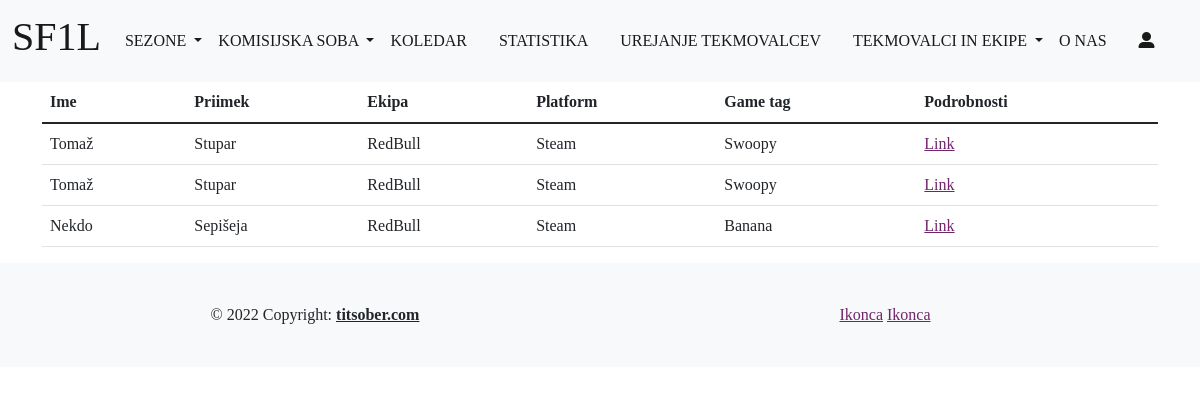
The page /admin/manage_players.php (signed in) on the database its author committed.
### tables this page shows
CREATE TABLE `driver` (
  `iddriver` int(11) NOT NULL,
  `ime` varchar(256) NOT NULL,
  `priimek` varchar(256) NOT NULL,
  `discord_username` varchar(256) NOT NULL,
  `platform` enum('PlayStation','Steam','Xbox','Origin','Epic') DEFAULT NULL,
  `front_photo` varchar(256) NOT NULL,
  `left_profile_photo` varchar(256) NOT NULL,
  `right_profile_photo` varchar(256) NOT NULL,
  `winner_photo` varchar(256) NOT NULL,
  `LT_photo` varchar(256) NOT NULL,
  `game_tag` varchar(256) NOT NULL,
  `steam_friend_code` varchar(256) DEFAULT NULL,
  `driver_status` enum('stalni','rezervni') NOT NULL,
  `date_of_birth` date NOT NULL,
  `equipment` enum('Logitech','Thrustmaster','Fanatec','Kontroler','Tipkovnica') DEFAULT NULL,
  `teams_idteams` int(11) DEFAULT NULL,
  `driver_number` int(2) DEFAULT NULL,
  `Gearbox` tinyint(1) DEFAULT 0,
  `ABS` tinyint(1) DEFAULT 0,
  `Traction_control` tinyint(1) DEFAULT 0,
  `Racing_line` tinyint(1) DEFAULT 0
);

CREATE TABLE `teams` (
  `idteams` int(11) NOT NULL,
  `name` varchar(256) NOT NULL,
  `logo` varchar(256) NOT NULL,
  `line` varchar(256) NOT NULL,
  `engine` varchar(256) NOT NULL,
  `primary_color` varchar(256) NOT NULL,
  `secondary_color` varchar(256) NOT NULL
);

### admin/manage_players.php (the view, shortened to what this page needs)
<?php
if(!empty($_SESSION['id'])){
?>
<?php
include('../backend/db_connect.php')
?>
<!DOCTYPE html>
<html lang="en">
<head>
    <link rel="stylesheet" href="../css/main.css">
    <link rel="stylesheet" href="../css/font.css">
</head>
<body>
<nav class="navbar navbar-expand-lg navbar-light bg-light">
  <div class="container-fluid">
    <a class="navbar-brand" href="#"><h1>SF1L</h1></a>
    <div class="collapse navbar-collapse" id="navbarNav">
      <ul class="navbar-nav">
        <li class="nav-item dropdown ">
          <a class="nav-link dropdown-toggle active" href="#" id="navbarDropdownMenuLink" role="button" data-bs-toggle="dropdown" aria-expanded="false">
           SEZONE
          </a>
        </li>
        <li class="nav-item dropdown ">
          <a class="nav-link dropdown-toggle active" href="#" id="navbarDropdownMenuLink" role="button" data-bs-toggle="dropdown" aria-expanded="false">
            KOMISIJSKA SOBA
          </a>
        </li>
        <li class="nav-item">
          <a class="nav-link active me-3" href="#">KOLEDAR</a>
        </li>
        <li class="nav-item">
          <a class="nav-link active me-3" href="#">STATISTIKA</a>
        </li>
        <li class="nav-item">
          <a class="nav-link active me-3" href="manage_players.php">UREJANJE TEKMOVALCEV</a>
        </li>
        <li class="nav-item dropdown ">
          <a class="nav-link dropdown-toggle active" href="manage_players.php" id="navbarDropdownMenuLink" role="button" data-bs-toggle="dropdown" aria-expanded="false">
            TEKMOVALCI IN EKIPE
          </a>
        </li>
        <li class="nav-item">
          <a class="nav-link active me-3" href="#">O NAS</a>
        </li>
        <li class="nav-item">
          <a class=" nav-link me-3 active" href="login.php" ><i class="fas fa-user-alt" aria-hidden="true"></i></a>
        </li>
      </ul>
    </div>
  </div>
</nav>
<div class="container ">
    <table class="table">
    <thead>
        <tr>
        <th scope="col">Ime</th>
        <th scope="col">Priimek</th>
        <th scope="col">Ekipa</th>
        <th scope="col">Platform</th>
        <th scope="col">Game tag</th>
        <th scope="col">Podrobnosti</th>
        </tr>
    </thead>
    <tbody class="drivers">
        <?php
            $sql = "SELECT d.ime ime, d.priimek priimek, d.platform platform, d.game_tag gtag, d.iddriver id, t.name as name FROM driver d, teams t WHERE d.teams_idteams = t.idteams";
            $result = mysqli_query($conn, $sql);
            if($result){
                while($row = mysqli_fetch_assoc($result)){
                    echo "<tr>";
                    echo "<td>".$row['ime']."</td>";
                    echo "<td>".$row['priimek']."</td>";
                    echo "<td>".$row['name']."</td>";
                    echo "<td>".$row['platform']."</td>";
                    echo "<td>".$row['gtag']."</td>";
                    echo "<td><a target='_blank' href='player.php?id=".$row['id']."'>Link</a></td>";
                    echo "</tr>";
                }
            }
        ?>
    </tbody>
    </table>
</div>
<footer id="footer" class="mt-auto py-3 footer bg-light">
    <div class="container">
        <div class="row">
            <div class="col">
                <div class="text-center p-4">
    © 2022 Copyright:
    <a class="text-reset fw-bold" href="http://titsober.com/">titsober.com</a>
                </div>
            </div>
            <div class="col">
                <div class="text-center p-4">
                    <a href="#">Ikonca</a>
                    <a href="#">Ikonca</a>
                </div>
            </div>
        </div>
    </div>
</footer>
</body>
</html>
<?php
}?>

### rows shown on the page
driver: ime "Tomaž", priimek "Stupar", teams_idteams.name "RedBull", platform "Steam", game_tag "Swoopy"
driver: ime "Tomaž", priimek "Stupar", teams_idteams.name "RedBull", platform "Steam", game_tag "Swoopy"
driver: ime "Nekdo", priimek "Sepišeja", teams_idteams.name "RedBull", platform "Steam", game_tag "Banana"
